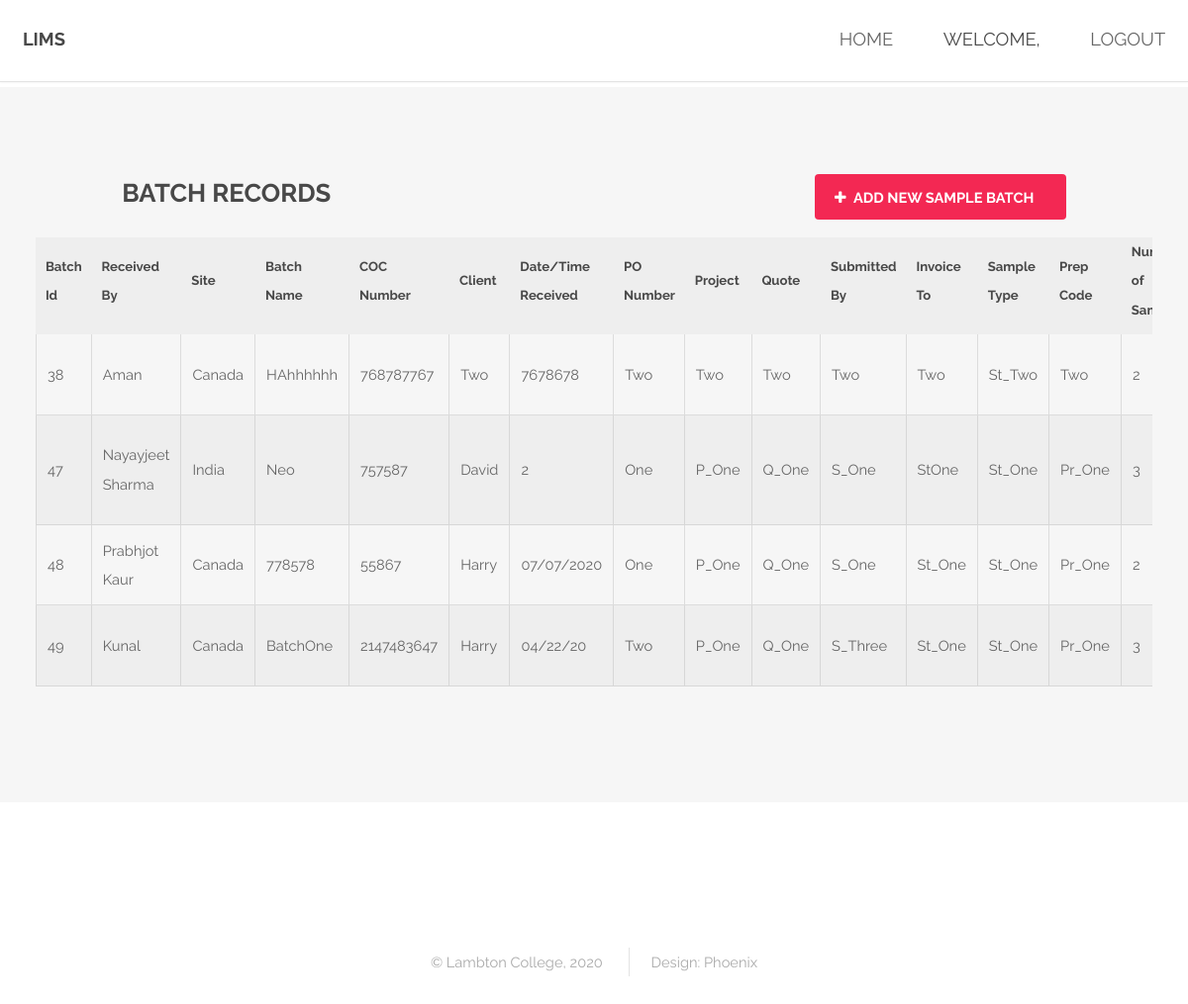
/displaybatch.php, run on the app's committed database.
### tables this page shows
CREATE TABLE `newbatch` (
  `batchid` int(11) NOT NULL,
  `receivedby` varchar(50) NOT NULL,
  `site` varchar(50) NOT NULL,
  `batchname` varchar(50) NOT NULL,
  `cocnumber` int(20) NOT NULL,
  `client` varchar(50) NOT NULL,
  `datetimereceived` varchar(10) NOT NULL,
  `ponumber` varchar(50) NOT NULL,
  `project` varchar(50) NOT NULL,
  `quote` varchar(50) NOT NULL,
  `submittedby` varchar(50) NOT NULL,
  `invoiceto` varchar(50) NOT NULL,
  `sampletype` varchar(50) NOT NULL,
  `prepcode` varchar(50) NOT NULL,
  `noofsamples` int(20) NOT NULL,
  `containers` varchar(20) NOT NULL,
  `status` varchar(20) NOT NULL,
  `specialinstructions` varchar(20) NOT NULL,
  `reportto` varchar(20) NOT NULL,
  `selectednames` varchar(50) NOT NULL,
  `addpackage` varchar(20) NOT NULL,
  `selectedpackages` varchar(20) NOT NULL,
  `addflag` varchar(20) NOT NULL,
  `selectedflags` varchar(20) NOT NULL,
  `duedate` varchar(10) NOT NULL,
  `shipper` varchar(20) NOT NULL,
  `shipperreference` varchar(20) NOT NULL
);

### displaybatch.php (the view, shortened to what this page needs)
<html>
    <head>
    		<link rel="stylesheet" href="assets/css/main.css" />
    	</head>
    <body>
			<header id="header">
				<h1><strong><a href="userdashboard.php">LIMS</a></strong></h1>
				<nav id="nav">
					<ul>
                        <li> <a href="userdashboard.php"> Home</a></li>
                       	<li> <?php echo "Welcome,"." "." ". $_SESSION['userid'] ;  ?></li>
                       	<li>  <a href="logout.php"> Logout</a></li>
                     </ul>
				</nav>
			</header>
    <body>
        <section id="two" class="wrapper style2 ">
   					<div class="container">
                    <h2 style="float:left;">Batch Records</h2>
                    <a href="newbatch.php" class="button special icon fa-plus"  style="float:right;">Add New Sample Batch</a>
                   </div>
                <form name="displaybatch" method="post" action="">
                	<div class="table-wrapper" style="clear:both; width:94%; margin-left: 3%;">
               <table id="tOne" class="alt">
                      <tr><th> Batch Id</th>
                        <th>Received By</th>
                        <th>Site</th>
                        <th>Batch Name </th>
                        <th>COC Number </th>
                        <th>Client </th>
                        <th>Date/Time Received </th>
                        <th>PO Number </th>
                        <th>Project </th>
                        <th>Quote </th>
                        <th>Submitted By </th>
                        <th>Invoice To </th>
                        <th>Sample Type </th>
                        <th>Prep Code </th>
                        <th>Number of Samples </th>
                    </tr>
<?php
   $conn = new mysqli('localhost','root','','LIMS');
  if($conn->connect_error){
    echo "$conn->connect_error";
    die("Connection Failed : ". $conn->connect_error);
  } else {
      $query="select * from newbatch";
      $result=mysqli_query($conn,$query);
      if ($result->num_rows > 0) {
      while($row=mysqli_fetch_array($result)){ echo "<tr><td>". $row["batchid"]. "</td><td>".$row["receivedby"]. "</td><td>".$row["site"]. "</td><td>".$row["batchname"]. "</td><td>".$row["cocnumber"]. "</td><td>".$row["client"]. "</td><td>".$row["datetimereceived"]. "</td><td>".$row["ponumber"]. "</td><td>".$row["project"]. "</td><td>".$row["quote"]. "</td><td>".$row["submittedby"]. "</td><td>".$row["invoiceto"]. "</td><td>".$row["sampletype"]. "</td><td>".$row["prepcode"]. "</td><td>".$row["noofsamples"]. "</td><td>".$row["containers"]. "</td><td>".$row["status"]. "</td><td>".$row["specialinstructions"]. "</td><td>".$row["reportto"]. "</td><td>".$row["selectednames"]. "</td><td>".$row["addpackage"]. "</td><td>".$row["selectedpackages"]. "</td><td>".$row["addflag"]. "</td><td>".$row["selectedflags"]. "</td><td>".$row["duedate"]. "</td><td>".$row["shipper"]. "</td><td>".$row["shipperreference"]. "</td>          </tr>";}
  }
 echo "</table>";
}
?>
</div>
</form>
</section>
			<footer id="footer">
				<div class="container">
					<ul class="copyright">
						<li>&copy; Lambton College, 2020</li>
						<li>Design: <a href="http://templated.co">Phoenix</a></li>
					</ul>
				</div>
			</footer>
</body>
</html>

### data on the page
newbatch: batchid "38", receivedby "Aman", site "Canada", batchname "HAhhhhhh", cocnumber "768787767", client "Two", datetimereceived "7678678", ponumber "Two", project "Two", quote "Two", submittedby "Two", invoiceto "Two", sampletype "St_Two", prepcode "Two", noofsamples "2"
newbatch: batchid "47", receivedby "Nayayjeet Sharma", site "India", batchname "Neo", cocnumber "757587", client "David", datetimereceived "2", ponumber "One", project "P_One", quote "Q_One", submittedby "S_One", invoiceto "StOne", sampletype "St_One", prepcode "Pr_One", noofsamples "3"
newbatch: batchid "48", receivedby "Prabhjot Kaur", site "Canada", batchname "778578", cocnumber "55867", client "Harry", datetimereceived "07/07/2020", ponumber "One", project "P_One", quote "Q_One", submittedby "S_One", invoiceto "St_One", sampletype "St_One", prepcode "Pr_One", noofsamples "2"
newbatch: batchid "49", receivedby "Kunal", site "Canada", batchname "BatchOne", cocnumber "2147483647", client "Harry", datetimereceived "04/22/20", ponumber "Two", project "P_One", quote "Q_One", submittedby "S_Three", invoiceto "St_One", sampletype "St_One", prepcode "Pr_One", noofsamples "3"
